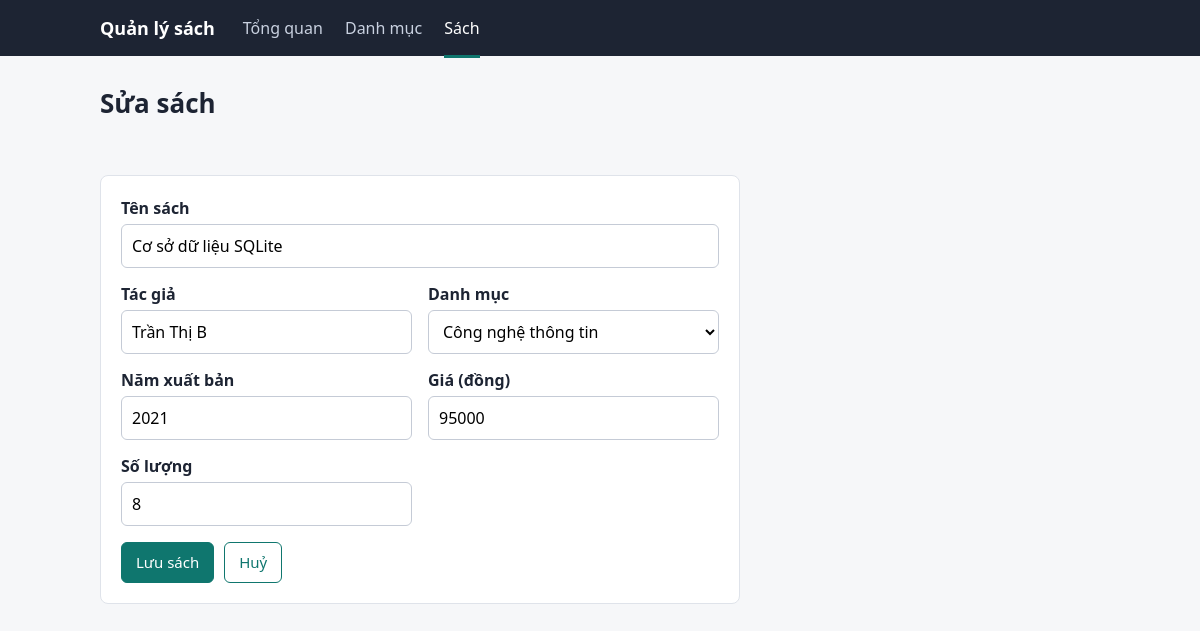
The app's page /books/2/edit with its own data.
### tables this page shows
CREATE TABLE books (
            id          INTEGER PRIMARY KEY AUTOINCREMENT,
            title       TEXT NOT NULL,
            author      TEXT DEFAULT '',
            year        INTEGER,
            price       INTEGER NOT NULL DEFAULT 0,
            quantity    INTEGER NOT NULL DEFAULT 0,
            category_id INTEGER NOT NULL,
            created_at  TEXT DEFAULT CURRENT_TIMESTAMP,
            FOREIGN KEY (category_id) REFERENCES categories(id) ON DELETE RESTRICT
        );

### BTKtra-QuanLyThuVien/app.py (the view)
@app.route("/books/<int:bid>/edit", methods=["GET", "POST"])
def book_edit(bid):
    db = get_db()
    book = db.execute("SELECT * FROM books WHERE id=?", (bid,)).fetchone()
    if book is None:
        flash("Không tìm thấy sách.", "error")
        return redirect(url_for("books"))
    cats = db.execute("SELECT * FROM categories ORDER BY name").fetchall()
    if request.method == "POST":
        if _save_book(bid):
            flash("Đã lưu sách.", "ok")
            return redirect(url_for("books", category=request.form.get("category_id")))
        book = request.form
    return render_template("book_form.html", book=book, cats=cats, editing=True)

### BTKtra-QuanLyThuVien/app.py (called while the page is built)
def get_db():
    if "db" not in g:
        g.db = sqlite3.connect(DB_PATH)
        g.db.row_factory = sqlite3.Row
        g.db.execute("PRAGMA foreign_keys = ON")
    return g.db

### BTKtra-QuanLyThuVien/templates/book_form.html (shortened to what this page needs)
{% extends 'base.html' %}
{% block body %}
<h1>{{ 'Sửa sách' if editing else 'Thêm sách' }}</h1><p class="sub">&nbsp;</p>
<form method="post" class="card" style="max-width:640px">
 <label for="title" style="margin-top:0">Tên sách</label>
 <input id="title" name="title" value="{{ book.title or '' }}" required autofocus>
 <div class="grid2">
  <div><label for="author">Tác giả</label><input id="author" name="author" value="{{ book.author or '' }}"></div>
  <div><label for="category_id">Danh mục</label>
   <select id="category_id" name="category_id" required>
    {% for c in cats %}<option value="{{ c.id }}" {{ 'selected' if c.id|string == (book.category_id or '')|string }}>{{ c.name }}</option>{% endfor %}
   </select></div>
  <div><label for="year">Năm xuất bản</label><input id="year" name="year" type="number" min="1000" max="2100" value="{{ book.year or '' }}"></div>
  <div><label for="price">Giá (đồng)</label><input id="price" name="price" type="number" min="0" step="1000" value="{{ book.price if book.price is not none else 0 }}" required></div>
  <div><label for="quantity">Số lượng</label><input id="quantity" name="quantity" type="number" min="0" value="{{ book.quantity if book.quantity is not none else 1 }}" required></div>
 </div>
 <p style="margin-bottom:0;display:flex;gap:10px">
  <button class="btn">Lưu sách</button><a class="btn ghost" href="{{ url_for('books') }}">Huỷ</a></p>
</form>{% endblock %}

### BTKtra-QuanLyThuVien/templates/base.html (style rules this page uses)
:root { --ink:#1d2433;--muted:#667085;--line:#dfe3ea;--paper:#f6f7f9;--card:#fff; --accent:#0f766e;--accent-dark:#0b5a54;--danger:#b42318;--ok:#067647 }
* { box-sizing:border-box }
body { margin:0;font:16px/1.5 "Segoe UI",system-ui,sans-serif;color:var(--ink);background:var(--paper) }
h1 { font-size:26px;margin:0 0 6px }
.sub { color:var(--muted);margin:0 0 22px }
.card { background:var(--card);border:1px solid var(--line);border-radius:8px;padding:20px }
.btn { display:inline-block;border:1px solid var(--accent);background:var(--accent);color:#fff; padding:8px 14px;border-radius:6px;font:inherit;font-size:15px;text-decoration:none;cursor:pointer }
.btn.ghost { background:#fff;color:var(--accent) }
label { display:block;font-weight:600;margin:14px 0 4px }
input,select,textarea { width:100%;padding:9px 10px;border:1px solid #c5cbd6;border-radius:6px;font:inherit;background:#fff }
.grid2 { display:grid;grid-template-columns:1fr 1fr;gap:0 16px }

### records on screen
books: title "Cơ sở dữ liệu SQLite", author "Trần Thị B", year "2021", price "95000", quantity "8"

### other values on screen
{{ 'Sửa sách' if editing else 'Thêm sách' }} "Sửa sách"
form field category_id "Công nghệ thông tin"
